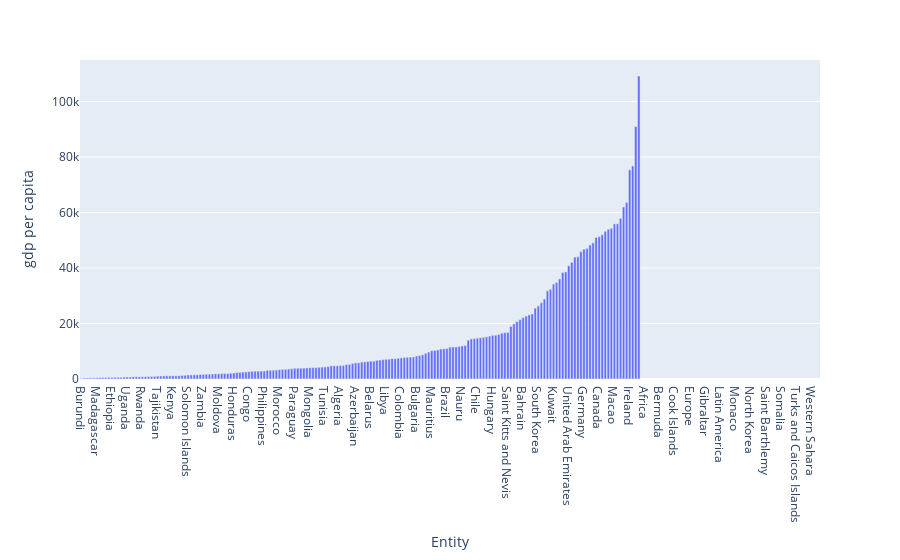

Notebook cell for this chart:
### Code cell
px.bar(gdp_and_pop_2017.sort_values("gdp per capita"), x="Entity", y="gdp per capita")

### Figure 1 — Plotly figure (JSON) as saved in the notebook; plotly's stock layout.template omitted (floating-point values rounded to 4 significant figures; data arrays with more than 128 entries replaced by an {"elided": "..."} marker saying what was removed)
{"data": [{"alignmentgroup": "True", "hovertemplate": "Entity=%{x}<br>gdp per capita=%{y}<extra></extra>", "legendgroup": "", "marker": {"color": "#636efa", "pattern": {"shape": ""}}, "name": "", "offsetgroup": "", "orientation": "v", "showlegend": false, "textposition": "auto", "type": "bar", "x": {"elided": "243 str values"}, "xaxis": "x", "y": {"elided": "243 float values"}, "yaxis": "y"}], "layout": {"barmode": "relative", "legend": {"tracegroupgap": 0}, "margin": {"t": 60}, "xaxis": {"anchor": "y", "domain": [0, 1], "title": {"text": "Entity"}}, "yaxis": {"anchor": "x", "domain": [0, 1], "title": {"text": "gdp per capita"}}}}
